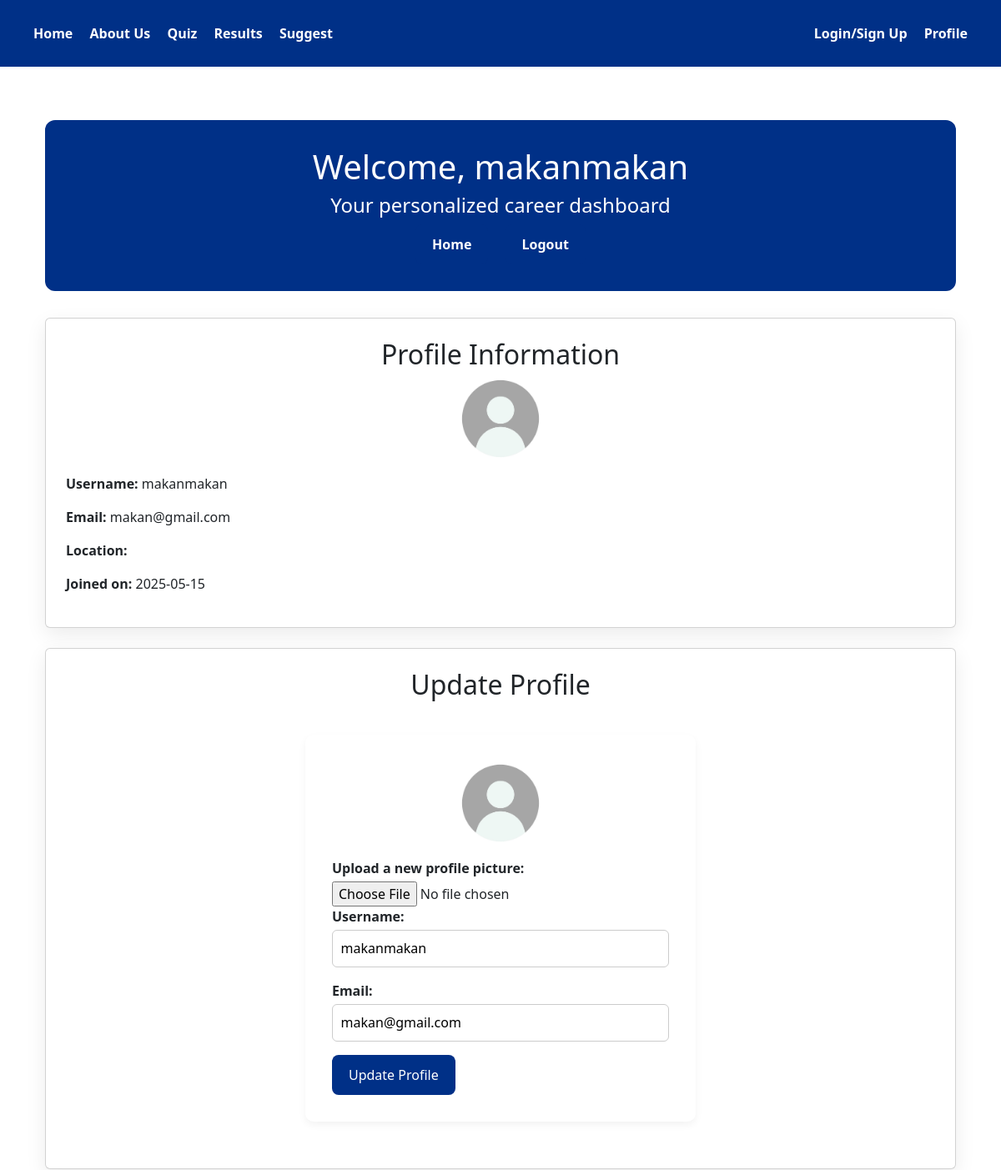
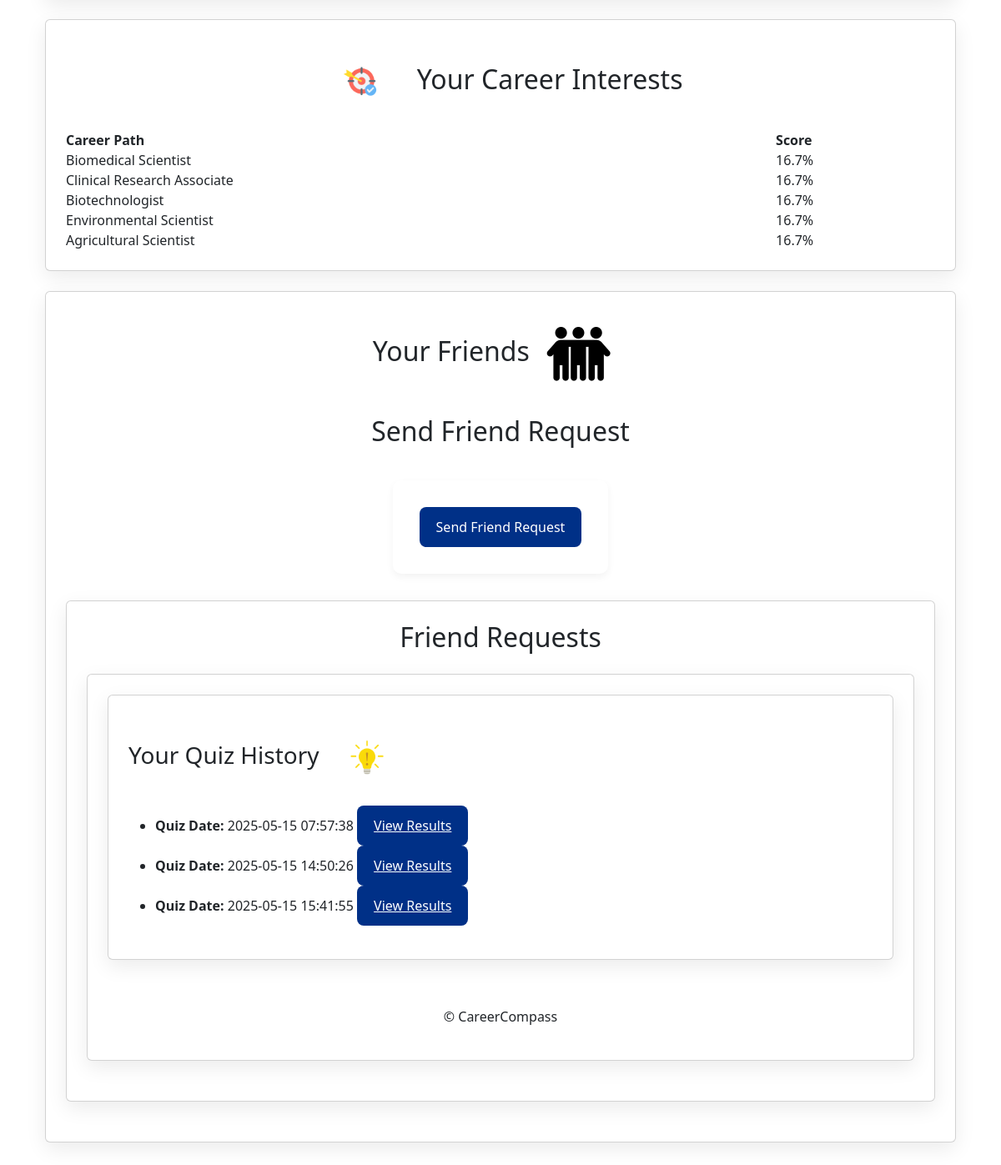
The page /profile (signed in) on the database its author committed (2 pictures, top to bottom).
### models.py (models this page shows)
class User(UserMixin, db.Model):
    __tablename__ = 'user'
    id = db.Column(db.Integer, primary_key=True)
    username = db.Column(db.String(100), nullable=False, unique=True)
    email = db.Column(db.String(100), nullable=False, unique=True)
    password = db.Column(db.String(100), nullable=False)
    bio = db.Column(db.Text, nullable=True)
    join_date = db.Column(db.DateTime, default=datetime.now)  # Add this line
    profile_pic = db.Column(db.String(120), nullable=True)
    friends = db.relationship(
        'User',
        secondary=friendships,
        primaryjoin=(id == friendships.c.user_id),
        secondaryjoin=(id == friendships.c.friend_id),
        backref='friend_of'
    )

class Job(db.Model):
    __tablename__ = 'jobs'
    id = db.Column(db.Integer, primary_key=True)
    title = db.Column(db.String(100), nullable=False)
    subgroup_id = db.Column(
        db.Integer,
        db.ForeignKey('subgroups.id', name='fk_job_subgroup'),
        nullable=False
    )
    question_1 = db.Column(db.String(300), nullable=False)
    question_2 = db.Column(db.String(300), nullable=False)

class QuizSession(db.Model):
    __tablename__ = 'quiz_sessions'
    id = db.Column(db.Integer, primary_key=True)
    session_id = db.Column(db.String(100), unique=True, nullable=False)
    user_id = db.Column(
        db.Integer,
        db.ForeignKey('user.id', name='fk_quiz_session_user'),
        nullable=True
    )
    created_at = db.Column(db.DateTime, default=lambda: datetime.now(timezone.utc))
    user = db.relationship('User', backref='quiz_sessions')
    responses = db.relationship('UserResponse', backref='quiz_session', lazy=True)

### app.py (the view)
@app.route('/profile', methods=['GET', 'POST'])
@login_required
def profile():
    if request.method == 'POST':
        current_user.username = request.form['username']
        current_user.email = request.form['email']
        db.session.commit()
        flash('Profile updated successfully!', 'success')
        return redirect(url_for('profile'))
    recent_session = QuizSession.query.filter_by(user_id=current_user.id).order_by(QuizSession.created_at.desc()).first()
    top_jobs = []
    if recent_session:
        user_responses = UserResponse.query.filter_by(session_id=recent_session.session_id, question_type='second').all()
        job_scores = {response.target_id: response.score for response in user_responses}
        sorted_jobs = sorted(job_scores.items(), key=lambda x: x[1], reverse=True)[:5]
        top_jobs = [(Job.query.get(job_id), score) for job_id, score in sorted_jobs]
    friend_requests = FriendRequest.query.filter_by(to_user_id=current_user.id).all()
    return render_template(
        'profile.html',
        user=current_user,
        top_jobs=top_jobs,
        friend_requests=friend_requests,
        quiz_sessions=current_user.quiz_sessions
    )

### app.py (called while the page is built)
@login_manager.user_loader
def load_user(user_id):
    return User.query.get(int(user_id))

### templates/profile.html (shortened to what this page needs)
{% extends "base.html" %}
{% block content %}
<div class="container">
    <header class="hero">
        <h1>Welcome, {{ user.username }}</h1>
        <h2>Your personalized career dashboard</h2>
        <div class="nav-right">
            <a href="{{ url_for('base') }}" class="button" style="width:auto;">Home</a>
            <a href="{{ url_for('logout') }}" class="button" style="width:auto;">Logout</a>
        </div>
    </header>
    <section class="card">
    <h2>Profile Information</h2>
    <div class="centered" style="margin-bottom: 1rem;">
        <img src="{{ url_for('static', filename='uploads/' + (user.profile_pic or 'user.profile_pic.jpg')) }}"
             alt="Profile Picture" width="100" height="100" style="border-radius: 50%;">
    </div>
    <p><strong>Username:</strong> {{ user.username }}</p>
    <p><strong>Email:</strong> {{ user.email }}</p>
    <p><strong>Location:</strong> {{ user.location }}</p>
    {% if user.join_date %}
        <p><strong>Joined on:</strong> {{ user.join_date.strftime('%Y-%m-%d') }}</p>
    {% else %}
        <p><strong>Joined on:</strong> Unknown</p>
    {% endif %}
    </section>
    <section class="card">
    <h2>Update Profile</h2>
    <form action="{{ url_for('profile') }}" method="POST" enctype="multipart/form-data">
        <div class="centered" style="margin-bottom: 1rem;">
            <img src="{{ url_for('static', filename='uploads/' + (user.profile_pic or 'user.profile_pic.jpg')) }}"
                 alt="Profile Picture" width="100" height="100" style="border-radius: 50%;">
        </div>
        <label for="profile_pic">Upload a new profile picture:</label>
        <input type="file" id="profile_pic" name="profile_pic" accept="image/*">
        <label for="username">Username:</label>
        <input type="text" id="username" name="username" value="{{ user.username }}" required>
        <label for="email">Email:</label>
        <input type="email" id="email" name="email" value="{{ user.email }}" required>
        <button class="button" type="submit">Update Profile</button>
    </form>
    </section>
    <section class="card">
    <h2>
    <img src="{{ url_for('static', filename='images/two.png') }}"
         alt="Career Icon"
         style="width: 100px; height: 100px; margin-right: 10px;">
    Your Career Interests
    </h2>
    {% if top_jobs %}
        <table style="width:100%; border-collapse: collapse;">
            <tr>
                <th>Career Path</th>
                <th>Score</th>
            </tr>
            {% for job, score in top_jobs %}
                <tr>
                    <td>{{ job.title }}</td>
                    <td>{{ '%.1f' % ((score / 30) * 100) }}%</td>
                </tr>
            {% endfor %}
        </table>
    {% else %}
        <p>No recent quiz results found. Take a quiz to see your top career matches!</p>
    {% endif %}
    </section>
    <section class="card">
        <h2>Your Friends
            <img src="{{ url_for('static', filename='images/friend.png') }}"
         alt="Career Icon"
         style="width: 100px; height: 100px; margin-right: 10px;">
        </h2>
        <h2>Send Friend Request</h2>
        <form action="{{ url_for('send_friend_request', to_user_id=user.id) }}" method="POST">
        <button class="button" type="submit">Send Friend Request</button>
        </form>
    <section class="card">
        <h2>Friend Requests</h2>
    <section class="card">
    <section class="card">
        <h3>Your Quiz History
            <img src="{{ url_for('static', filename='images/one.png') }}"
         alt="Career Icon"
         style="width: 100px; height: 100px; margin-right: 10px;">
        </h3>
        {% if quiz_sessions %}
            <ul>
                {% for session in quiz_sessions %}
                    <li>
                        <strong>Quiz Date:</strong> {{ session.created_at.strftime('%Y-%m-%d %H:%M:%S') }}
                        <a href="{{ url_for('results', session_id=session.session_id) }}" class="button">View Results</a>
                    </li>
                {% endfor %}
            </ul>
        {% else %}
            <p>No quiz history found.</p>
        {% endif %}
    </section>
    <footer style="text-align: center; margin-top: 2rem;">
        <p>&copy; CareerCompass</p>
    </footer>
</div>
{% endblock %}

### static/style.css (style rules this page uses)
* { margin: 0; padding: 0; box-sizing: border-box; font-family: ''Inter', 'Segoe UI'', sans-serif; }
body { background-color: #ffffff; color: white; color: #333; line-height: 1.6; }
.container { max-width: 1100px; margin: auto; padding: 2rem; }
.nav-left a, .nav-right a { color: white; margin: 0 0.5rem; text-decoration: none; font-weight: 600; transition: color 0.2s; }
.button { padding: 0.75rem 1.25rem; background-color: #003087; color: white; border: none; border-radius: 8px; cursor: pointer; text-align: center; transition: background 0.2s ease; font-size: 1rem; width: auto; display: inline-block; }
input[type="text"], input[type="email"], input[type="password"], textarea, select { padding: 0.6rem; width: 100%; max-width: 500px; border: 1px solid #ccc; border-radius: 6px; margin-bottom: 1rem; font-size: 1rem; }
form { margin: 2rem auto; padding: 2rem; border-radius: 10px; box-shadow: 0 4px 10px rgba(0, 0, 0, 0.05); }
form label { font-weight: 600; margin-bottom: 0.25rem; display: block; }
.card { background-color: white; border-radius: 12px; padding: 1.5rem; box-shadow: 0 8px 24px rgba(0, 0, 0, 0.08); transition: transform 0.3s ease, box-shadow 0.3s ease; margin-bottom: 1.5rem; display: flex; flex-direction: column; justify-content: space-between; height: 100%; }
.card .button { margin-top: auto; }
h1 { font-weight: 700; margin-bottom: 1rem; color: #222; }
h2 { text-align: center; margin-bottom: 1.5rem; font-size: 2rem; color: #333; }
a { color: #003087; text-decoration: none; }
.centered { display: flex; justify-content: center; align-items: center; }
.hero { background-color: #003087; color: white; padding: 2rem; text-align: center; border-radius: 12px; margin-bottom: 2rem; }
.hero h1 { font-size: 2.5rem; margin-bottom: 0.5rem; }
.hero h2 { font-size: 1.5rem; font-weight: 400; }

### rows shown on the page
User: username "makanmakan", email "makan@gmail.com", join_date "2025-05-15"
Job: title "Biomedical Scientist", value "16.7"
Job: title "Clinical Research Associate", value "16.7"
Job: title "Biotechnologist", value "16.7"
Job: title "Environmental Scientist", value "16.7"
Job: title "Agricultural Scientist", value "16.7"
QuizSession: created_at "2025-05-15 07:57:38"
QuizSession: created_at "2025-05-15 14:50:26"
QuizSession: created_at "2025-05-15 15:41:55"
